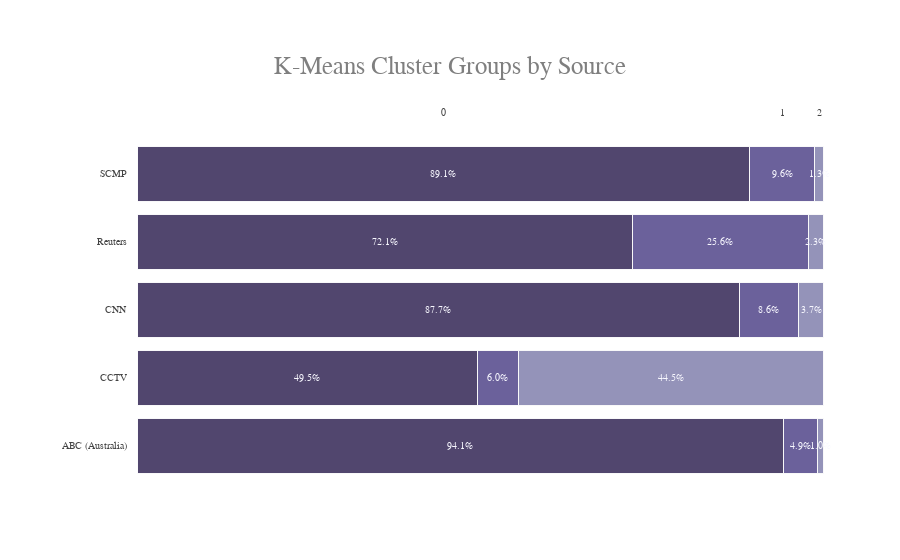

Here is the notebook cell this chart was saved with:
### Code cell
viz_func.h_bar('K-Means')

### Figure 1 — Plotly figure (JSON) as saved in the notebook; plotly's stock layout.template omitted (floating-point values rounded to 4 significant figures)
{"data": [{"hovertemplate": "Source: %{yd}, ", "marker": {"color": "rgba(38, 24, 74, 0.8)", "line": {"color": "rgb(248, 248, 249)", "width": 1}}, "orientation": "h", "type": "bar", "x": [94.1], "y": ["ABC (Australia)"]}, {"hovertemplate": "Source: %{yd}, ", "marker": {"color": "rgba(38, 24, 74, 0.8)", "line": {"color": "rgb(248, 248, 249)", "width": 1}}, "orientation": "h", "type": "bar", "x": [49.5], "y": ["CCTV"]}, {"hovertemplate": "Source: %{yd}, ", "marker": {"color": "rgba(38, 24, 74, 0.8)", "line": {"color": "rgb(248, 248, 249)", "width": 1}}, "orientation": "h", "type": "bar", "x": [87.7], "y": ["CNN"]}, {"hovertemplate": "Source: %{yd}, ", "marker": {"color": "rgba(38, 24, 74, 0.8)", "line": {"color": "rgb(248, 248, 249)", "width": 1}}, "orientation": "h", "type": "bar", "x": [72.1], "y": ["Reuters"]}, {"hovertemplate": "Source: %{yd}, ", "marker": {"color": "rgba(38, 24, 74, 0.8)", "line": {"color": "rgb(248, 248, 249)", "width": 1}}, "orientation": "h", "type": "bar", "x": [89.1], "y": ["SCMP"]}, {"hovertemplate": "Source: %{yd}, ", "marker": {"color": "rgba(71, 58, 131, 0.8)", "line": {"color": "rgb(248, 248, 249)", "width": 1}}, "orientation": "h", "type": "bar", "x": [4.9], "y": ["ABC (Australia)"]}, {"hovertemplate": "Source: %{yd}, ", "marker": {"color": "rgba(71, 58, 131, 0.8)", "line": {"color": "rgb(248, 248, 249)", "width": 1}}, "orientation": "h", "type": "bar", "x": [6], "y": ["CCTV"]}, {"hovertemplate": "Source: %{yd}, ", "marker": {"color": "rgba(71, 58, 131, 0.8)", "line": {"color": "rgb(248, 248, 249)", "width": 1}}, "orientation": "h", "type": "bar", "x": [8.6], "y": ["CNN"]}, {"hovertemplate": "Source: %{yd}, ", "marker": {"color": "rgba(71, 58, 131, 0.8)", "line": {"color": "rgb(248, 248, 249)", "width": 1}}, "orientation": "h", "type": "bar", "x": [25.6], "y": ["Reuters"]}, {"hovertemplate": "Source: %{yd}, ", "marker": {"color": "rgba(71, 58, 131, 0.8)", "line": {"color": "rgb(248, 248, 249)", "width": 1}}, "orientation": "h", "type": "bar", "x": [9.6], "y": ["SCMP"]}, {"hovertemplate": "Source: %{yd}, ", "marker": {"color": "rgba(122, 120, 168, 0.8)", "line": {"color": "rgb(248, 248, 249)", "width": 1}}, "orientation": "h", "type": "bar", "x": [1], "y": ["ABC (Australia)"]}, {"hovertemplate": "Source: %{yd}, ", "marker": {"color": "rgba(122, 120, 168, 0.8)", "line": {"color": "rgb(248, 248, 249)", "width": 1}}, "orientation": "h", "type": "bar", "x": [44.5], "y": ["CCTV"]}, {"hovertemplate": "Source: %{yd}, ", "marker": {"color": "rgba(122, 120, 168, 0.8)", "line": {"color": "rgb(248, 248, 249)", "width": 1}}, "orientation": "h", "type": "bar", "x": [3.7], "y": ["CNN"]}, {"hovertemplate": "Source: %{yd}, ", "marker": {"color": "rgba(122, 120, 168, 0.8)", "line": {"color": "rgb(248, 248, 249)", "width": 1}}, "orientation": "h", "type": "bar", "x": [2.3], "y": ["Reuters"]}, {"hovertemplate": "Source: %{yd}, ", "marker": {"color": "rgba(122, 120, 168, 0.8)", "line": {"color": "rgb(248, 248, 249)", "width": 1}}, "orientation": "h", "type": "bar", "x": [1.3], "y": ["SCMP"]}], "layout": {"annotations": [{"align": "right", "font": {"color": "rgb(67, 67, 67)", "family": "Arial", "size": 10}, "showarrow": false, "text": "ABC (Australia)", "x": 0.14, "xanchor": "right", "xref": "paper", "y": "ABC (Australia)", "yref": "y"}, {"font": {"color": "rgb(248, 248, 255)", "family": "Arial", "size": 10}, "showarrow": false, "text": "94.1%", "x": 47.05, "xref": "x", "y": "ABC (Australia)", "yref": "y"}, {"font": {"color": "rgb(248, 248, 255)", "family": "Arial", "size": 10}, "showarrow": false, "text": "4.9%", "x": 96.55, "xref": "x", "y": "ABC (Australia)", "yref": "y"}, {"font": {"color": "rgb(248, 248, 255)", "family": "Arial", "size": 10}, "showarrow": false, "text": "1.0%", "x": 99.5, "xref": "x", "y": "ABC (Australia)", "yref": "y"}, {"align": "right", "font": {"color": "rgb(67, 67, 67)", "family": "Arial", "size": 10}, "showarrow": false, "text": "CCTV", "x": 0.14, "xanchor": "right", "xref": "paper", "y": "CCTV", "yref": "y"}, {"font": {"color": "rgb(248, 248, 255)", "family": "Arial", "size": 10}, "showarrow": false, "text": "49.5%", "x": 24.75, "xref": "x", "y": "CCTV", "yref": "y"}, {"font": {"color": "rgb(248, 248, 255)", "family": "Arial", "size": 10}, "showarrow": false, "text": "6.0%", "x": 52.5, "xref": "x", "y": "CCTV", "yref": "y"}, {"font": {"color": "rgb(248, 248, 255)", "family": "Arial", "size": 10}, "showarrow": false, "text": "44.5%", "x": 77.75, "xref": "x", "y": "CCTV", "yref": "y"}, {"align": "right", "font": {"color": "rgb(67, 67, 67)", "family": "Arial", "size": 10}, "showarrow": false, "text": "CNN", "x": 0.14, "xanchor": "right", "xref": "paper", "y": "CNN", "yref": "y"}, {"font": {"color": "rgb(248, 248, 255)", "family": "Arial", "size": 10}, "showarrow": false, "text": "87.7%", "x": 43.85, "xref": "x", "y": "CNN", "yref": "y"}, {"font": {"color": "rgb(248, 248, 255)", "family": "Arial", "size": 10}, "showarrow": false, "text": "8.6%", "x": 92, "xref": "x", "y": "CNN", "yref": "y"}, {"font": {"color": "rgb(248, 248, 255)", "family": "Arial", "size": 10}, "showarrow": false, "text": "3.7%", "x": 98.15, "xref": "x", "y": "CNN", "yref": "y"}, {"align": "right", "font": {"color": "rgb(67, 67, 67)", "family": "Arial", "size": 10}, "showarrow": false, "text": "Reuters", "x": 0.14, "xanchor": "right", "xref": "paper", "y": "Reuters", "yref": "y"}, {"font": {"color": "rgb(248, 248, 255)", "family": "Arial", "size": 10}, "showarrow": false, "text": "72.1%", "x": 36.05, "xref": "x", "y": "Reuters", "yref": "y"}, {"font": {"color": "rgb(248, 248, 255)", "family": "Arial", "size": 10}, "showarrow": false, "text": "25.6%", "x": 84.9, "xref": "x", "y": "Reuters", "yref": "y"}, {"font": {"color": "rgb(248, 248, 255)", "family": "Arial", "size": 10}, "showarrow": false, "text": "2.3%", "x": 98.85, "xref": "x", "y": "Reuters", "yref": "y"}, {"align": "right", "font": {"color": "rgb(67, 67, 67)", "family": "Arial", "size": 10}, "showarrow": false, "text": "SCMP", "x": 0.14, "xanchor": "right", "xref": "paper", "y": "SCMP", "yref": "y"}, {"font": {"color": "rgb(248, 248, 255)", "family": "Arial", "size": 10}, "showarrow": false, "text": "89.1%", "x": 44.55, "xref": "x", "y": "SCMP", "yref": "y"}, {"font": {"color": "rgb(67, 67, 67)", "family": "Arial", "size": 10}, "showarrow": false, "text": "0", "x": 44.55, "xref": "x", "y": 1.1, "yref": "paper"}, {"font": {"color": "rgb(248, 248, 255)", "family": "Arial", "size": 10}, "showarrow": false, "text": "9.6%", "x": 93.9, "xref": "x", "y": "SCMP", "yref": "y"}, {"font": {"color": "rgb(67, 67, 67)", "family": "Arial", "size": 10}, "showarrow": false, "text": "1", "x": 93.9, "xref": "x", "y": 1.1, "yref": "paper"}, {"font": {"color": "rgb(248, 248, 255)", "family": "Arial", "size": 10}, "showarrow": false, "text": "1.3%", "x": 99.35, "xref": "x", "y": "SCMP", "yref": "y"}, {"font": {"color": "rgb(67, 67, 67)", "family": "Arial", "size": 10}, "showarrow": false, "text": "2", "x": 99.35, "xref": "x", "y": 1.1, "yref": "paper"}], "barmode": "stack", "font": {"color": "#7f7f7f", "family": "Arial", "size": 18}, "margin": {"b": 80, "l": 10, "r": 40, "t": 140}, "paper_bgcolor": "rgb(255, 255, 255)", "plot_bgcolor": "rgb(255, 255, 255)", "showlegend": false, "title": {"text": "K-Means Cluster Groups by Source", "x": 0.5, "xanchor": "center", "y": 0.9, "yanchor": "top"}, "xaxis": {"domain": [0.15, 1], "showgrid": false, "showline": false, "showticklabels": false, "zeroline": false}, "yaxis": {"showgrid": false, "showline": false, "showticklabels": false, "zeroline": false}}}
